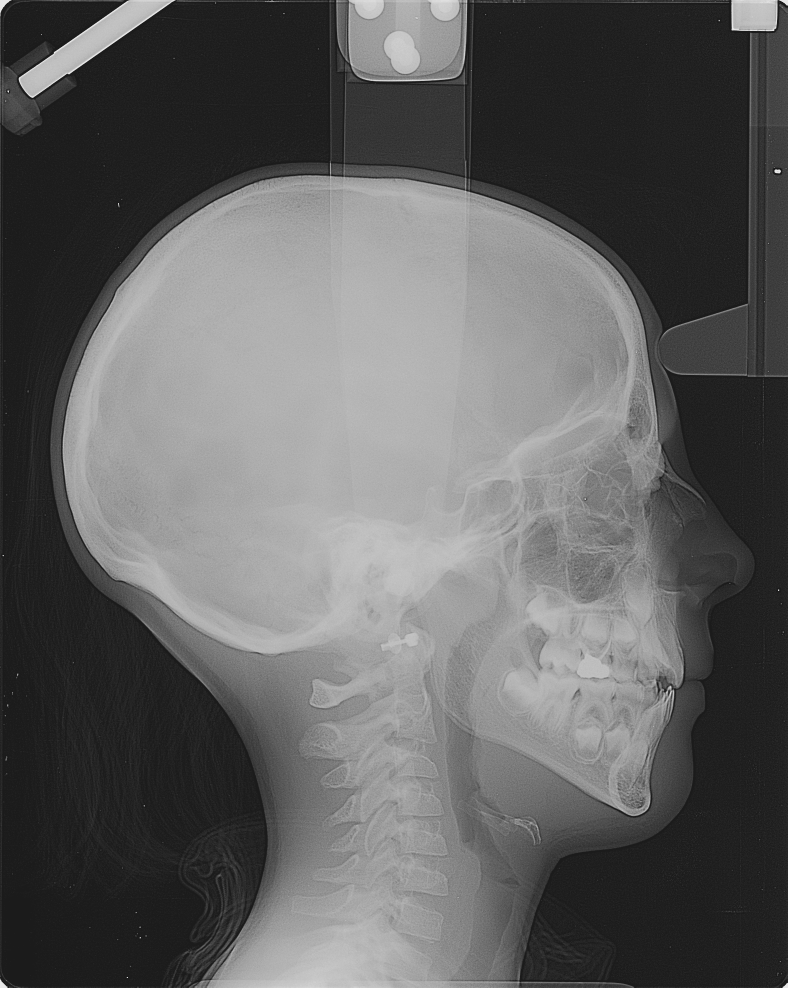
#> input picture LAB1/deliveryCode/assets/100.pgm, 1576 x 1976 px (shown at 1/2 size)
$ python noiseAnalysis.py
#> lines starting #> are read from the running program, lines starting #| are printed output that depends on the picture
import cv2
import numpy as np
import matplotlib.pyplot as plt
import os
from skimage import restoration
from skimage.util import random_noise
from skimage.metrics import peak_signal_noise_ratio
import warnings

warnings.filterwarnings("ignore")


def load_and_preprocess_image(image_path=None, target_size=(512, 512)):
    """Load and preprocess image with consistent sizing"""
    if image_path is None:
        # Create a synthetic test image with various features for noise analysis
        image = np.zeros(target_size, dtype=np.uint8)
        # Add different structures that react differently to noise

        # Large smooth areas
        cv2.rectangle(image, (50, 50), (200, 200), 180, -1)
        cv2.rectangle(image, (300, 100), (450, 250), 120, -1)

        # Fine details
        for i in range(10, 100, 5):
            cv2.line(image, (i, 300), (i, 400), 200, 1)

        # Circular patterns
        cv2.circle(image, (150, 350), 60, 220, -1)
        cv2.circle(image, (400, 400), 40, 80, -1)

        # Text with fine details
        cv2.putText(image, "NOISE", (250, 450), cv2.FONT_HERSHEY_SIMPLEX, 1.5, 255, 2)

        # Add some gradients
        for i in range(target_size[0]):
            for j in range(100):
                image[i, j] = int(255 * (j / 100))
    else:
        if not os.path.exists(image_path):
            raise FileNotFoundError(f"Could not find image at {image_path}")

        # Load image (handle both grayscale and color)
        image = cv2.imread(image_path)
        if image is None:
            raise ValueError(f"Could not load image from {image_path}")

        # Convert to grayscale if needed
        if len(image.shape) == 3:
            image = cv2.cvtColor(image, cv2.COLOR_BGR2GRAY)

        # Resize to target size
        print(f"Original image size: {image.shape}")
        image = cv2.resize(image, target_size, interpolation=cv2.INTER_AREA)
        print(f"Resized to: {image.shape}")

    return image


def add_salt_pepper_noise(image, noise_level):
    """Add salt and pepper noise to an image

    Args:
        image: Input image (0-255)
        noise_level: Noise level as percentage (0.01 for 1%, 0.05 for 5%, etc.)

    Returns:
        Noisy image
    """
    # Convert to float [0,1] for skimage
    image_float = image.astype(np.float32) / 255.0

    # Add salt and pepper noise
    noisy = random_noise(image_float, mode="s&p", amount=noise_level)

    # Convert back to uint8 [0,255]
    noisy_image = (noisy * 255).astype(np.uint8)

    return noisy_image


def apply_median_filter(image, kernel_size=5):
    """Apply median filter"""
    return cv2.medianBlur(image, kernel_size)


def apply_gaussian_filter(image, kernel_size=5, sigma=1.0):
    """Apply Gaussian filter"""
    return cv2.GaussianBlur(image, (kernel_size, kernel_size), sigma)


def apply_bilateral_filter(image, d=9, sigma_color=75, sigma_space=75):
    """Apply bilateral filter"""
    return cv2.bilateralFilter(image, d, sigma_color, sigma_space)


def apply_nlm_denoising(image, h=10, template_window_size=7, search_window_size=21):
    """Apply Non-Local Means denoising"""
    return cv2.fastNlMeansDenoising(
        image, None, h, template_window_size, search_window_size
    )


def calculate_psnr(original, filtered):
    """Calculate PSNR between original and filtered image"""
    # Convert to float for calculation
    original_float = original.astype(np.float64)
    filtered_float = filtered.astype(np.float64)

    return peak_signal_noise_ratio(original_float, filtered_float, data_range=255)


def process_noise_levels(image):
    """Process image with different noise levels and filters"""

    noise_levels = [0.01, 0.05, 0.10]  # 1%, 5%, 10%
    noise_level_names = ["1%", "5%", "10%"]

    results = {}

    for i, noise_level in enumerate(noise_levels):
        level_name = noise_level_names[i]
        print(f"Processing noise level: {level_name}")

        # Add noise
        noisy_image = add_salt_pepper_noise(image, noise_level)

        # Apply different filters
        median_filtered = apply_median_filter(noisy_image, 5)
        gaussian_filtered = apply_gaussian_filter(noisy_image, 5, 1.0)
        bilateral_filtered = apply_bilateral_filter(noisy_image)
        nlm_filtered = apply_nlm_denoising(noisy_image)

        # Calculate PSNRs
        psnr_noisy = calculate_psnr(image, noisy_image)
        psnr_median = calculate_psnr(image, median_filtered)
        psnr_gaussian = calculate_psnr(image, gaussian_filtered)
        psnr_bilateral = calculate_psnr(image, bilateral_filtered)
        psnr_nlm = calculate_psnr(image, nlm_filtered)

        results[level_name] = {
            "noisy": noisy_image,
            "median": median_filtered,
            "gaussian": gaussian_filtered,
            "bilateral": bilateral_filtered,
            "nlm": nlm_filtered,
            "psnr_noisy": psnr_noisy,
            "psnr_median": psnr_median,
            "psnr_gaussian": psnr_gaussian,
            "psnr_bilateral": psnr_bilateral,
            "psnr_nlm": psnr_nlm,
        }

        print(f"  Noisy PSNR: {psnr_noisy:.2f} dB")
        print(f"  Median PSNR: {psnr_median:.2f} dB")
        print(f"  Gaussian PSNR: {psnr_gaussian:.2f} dB")
        print(f"  Bilateral PSNR: {psnr_bilateral:.2f} dB")
        print(f"  NLM PSNR: {psnr_nlm:.2f} dB")

    return results


# [56 lines left out: function display_comprehensive_comparison, not called in this run]


def display_filter_comparison_by_noise(original_image, results, figure_size=(16, 12)):
    """Display filter comparison organized by noise level"""

    noise_levels = ["1%", "5%", "10%"]

    fig, axes = plt.subplots(3, 6, figsize=figure_size)

    for noise_idx, noise_level in enumerate(noise_levels):
        row = noise_idx

        # Original (for reference)
        axes[row, 0].imshow(original_image, cmap="gray")
        axes[row, 0].set_title(f"Original\n{noise_level} Noise Level", fontsize=10)
        axes[row, 0].axis("off")

        # Noisy
        axes[row, 1].imshow(results[noise_level]["noisy"], cmap="gray")
        axes[row, 1].set_title(
            f'Noisy\nPSNR: {results[noise_level]["psnr_noisy"]:.1f} dB', fontsize=10
        )
        axes[row, 1].axis("off")

        # Median
        axes[row, 2].imshow(results[noise_level]["median"], cmap="gray")
        axes[row, 2].set_title(
            f'Median\nPSNR: {results[noise_level]["psnr_median"]:.1f} dB', fontsize=10
        )
        axes[row, 2].axis("off")

        # Gaussian
        axes[row, 3].imshow(results[noise_level]["gaussian"], cmap="gray")
        axes[row, 3].set_title(
            f'Gaussian\nPSNR: {results[noise_level]["psnr_gaussian"]:.1f} dB',
            fontsize=10,
        )
        axes[row, 3].axis("off")

        # Bilateral
        axes[row, 4].imshow(results[noise_level]["bilateral"], cmap="gray")
        axes[row, 4].set_title(
            f'Bilateral\nPSNR: {results[noise_level]["psnr_bilateral"]:.1f} dB',
            fontsize=10,
        )
        axes[row, 4].axis("off")

        # NLM
        axes[row, 5].imshow(results[noise_level]["nlm"], cmap="gray")
        axes[row, 5].set_title(
            f'NLM\nPSNR: {results[noise_level]["psnr_nlm"]:.1f} dB', fontsize=10
        )
        axes[row, 5].axis("off")

    plt.tight_layout()
    plt.show()

    return fig


def analyze_filter_performance(results):
    """Analyze and compare filter performance"""

    print("\n" + "=" * 80)
    print("NOISE REDUCTION FILTER PERFORMANCE ANALYSIS")
    print("=" * 80)

    noise_levels = ["1%", "5%", "10%"]
    filters = ["median", "gaussian", "bilateral", "nlm"]
    filter_names = [
        "Median Filter",
        "Gaussian Filter",
        "Bilateral Filter",
        "NLM Denoising",
    ]

    # Create performance summary
    performance_summary = {}

    for filter_key, filter_name in zip(filters, filter_names):
        performance_summary[filter_name] = {}
        for noise_level in noise_levels:
            psnr_key = f"psnr_{filter_key}"
            performance_summary[filter_name][noise_level] = results[noise_level][
                psnr_key
            ]

    # Print detailed analysis
    for noise_level in noise_levels:
        print(f"\nNoise Level: {noise_level}")
        print("-" * 30)

        # Get PSNRs for this noise level
        psnrs = []
        for filter_key in filters:
            psnr_key = f"psnr_{filter_key}"
            psnrs.append(
                (
                    filter_names[filters.index(filter_key)],
                    results[noise_level][psnr_key],
                )
            )

        # Sort by PSNR (best first)
        psnrs.sort(key=lambda x: x[1], reverse=True)

        for rank, (filter_name, psnr) in enumerate(psnrs, 1):
            print(f"  {rank}. {filter_name}: {psnr:.2f} dB")

        print(f"  Noisy Image PSNR: {results[noise_level]['psnr_noisy']:.2f} dB")

    # Overall performance analysis
    print(f"\nOVERALL PERFORMANCE ANALYSIS:")
    print("=" * 40)

    # Calculate average performance
    avg_performance = {}
    for filter_name in filter_names:
        avg_psnr = np.mean(
            [performance_summary[filter_name][level] for level in noise_levels]
        )
        avg_performance[filter_name] = avg_psnr

    # Sort by average performance
    sorted_filters = sorted(avg_performance.items(), key=lambda x: x[1], reverse=True)

    print("Average PSNR across all noise levels:")
    for rank, (filter_name, avg_psnr) in enumerate(sorted_filters, 1):
        print(f"  {rank}. {filter_name}: {avg_psnr:.2f} dB")

    # Analysis by noise level
    print(f"\nFILTER CHARACTERISTICS:")
    print("-" * 40)
    print("* Median Filter: Excellent for salt-and-pepper noise, preserves edges")
    print("* Gaussian Filter: Good for Gaussian noise, smooths all details")
    print("* Bilateral Filter: Preserves edges while smoothing, good balance")
    print("* NLM Denoising: Advanced method, good for texture preservation")

    return performance_summary


def plot_psnr_comparison(results):
    """Plot PSNR comparison across noise levels"""

    noise_levels = ["1%", "5%", "10%"]
    filters = ["median", "gaussian", "bilateral", "nlm"]
    filter_names = ["Median", "Gaussian", "Bilateral", "NLM"]
    colors = ["blue", "green", "red", "orange"]

    plt.figure(figsize=(12, 8))

    # Plot PSNR for each filter
    for i, (filter_key, filter_name, color) in enumerate(
        zip(filters, filter_names, colors)
    ):
        psnr_values = []
        for noise_level in noise_levels:
            psnr_key = f"psnr_{filter_key}"
            psnr_values.append(results[noise_level][psnr_key])

        plt.plot(
            noise_levels,
            psnr_values,
            marker="o",
            linewidth=2,
            label=filter_name,
            color=color,
            markersize=8,
        )

    # Plot noisy image PSNR for reference
    noisy_psnr_values = [results[level]["psnr_noisy"] for level in noise_levels]
    plt.plot(
        noise_levels,
        noisy_psnr_values,
        marker="s",
        linewidth=2,
        label="Noisy (No Filter)",
        color="black",
        linestyle="--",
        markersize=8,
    )

    plt.xlabel("Noise Level", fontsize=12)
    plt.ylabel("PSNR (dB)", fontsize=12)
    plt.title(
        "Filter Performance Comparison\nHigher PSNR = Better Quality",
        fontsize=14,
        fontweight="bold",
    )
    plt.legend(fontsize=11)
    plt.grid(True, alpha=0.3)

    # Add annotations for best performance
    for i, noise_level in enumerate(noise_levels):
        max_psnr = max([results[noise_level][f"psnr_{f}"] for f in filters])
        plt.annotate(
            f"{max_psnr:.1f} dB",
            xy=(i, max_psnr),
            xytext=(5, 5),
            textcoords="offset points",
            fontsize=9,
            bbox=dict(boxstyle="round,pad=0.3", facecolor="yellow", alpha=0.7),
        )

    plt.tight_layout()
    plt.show()


def main():
    """Main function to demonstrate noise reduction analysis"""

    # Configuration
    TARGET_SIZE = (512, 512)

    # List of test images
    IMAGES_PATH = [
        "assets/100.pgm",
        "assets/couchersoleil.pgm",
        "assets/einstein.pgm",
        "assets/monroe.pgm",
        "assets/mandrill256.pgm",
    ]

    # Process each image or create synthetic if no images available
    test_images = []
    for image_path in IMAGES_PATH:
        if os.path.exists(image_path):
            test_images.append(image_path)

    if not test_images:
        print("No test images found, using synthetic image...")
        test_images = [None]  # Will create synthetic image

    # Process first available image (or synthetic)
    image_path = test_images[0]

    print(f"\n{'='*80}")
    if image_path:
        print(f"Processing: {image_path}")
    else:
        print("Processing: Synthetic Test Image")
    print(f"{'='*80}")

    try:
        # Load and preprocess image
        original_image = load_and_preprocess_image(image_path, TARGET_SIZE)
#> in load_and_preprocess_image, image is the input picture: shape (1976, 1576, 3); min 27, max 231, mean 95.9
#| Original image size: (1976, 1576)
#> in load_and_preprocess_image, `image = cv2.resize(image, target_size, interpolation=cv2.INTER_AREA)`:
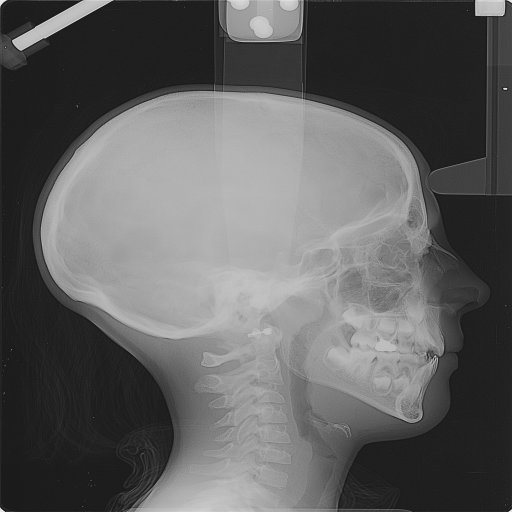
#> image: shape (512, 512); min 27, max 231, mean 95.9
#| Resized to: (512, 512)

        # Process different noise levels and apply filters
        print("Processing noise levels and applying filters...")
        results = process_noise_levels(original_image)
#> the loop in process_noise_levels, `for i, noise_level in enumerate(noise_levels):` made 3 passes
#> (psnr_noisy, psnr_median, psnr_gaussian, psnr_bilateral, psnr_nlm) on passes 1 to 3: (24.77, 35.52, 32.13, 28.93, 25.3), (17.95, 35.27, 27.35, 22.13, 18.05), (14.86, 34.97, 24.22, 18.15, 14.87)
#> (printed output is left out)
#> pass 1, in add_salt_pepper_noise, `noisy = random_noise(image_float, mode="s&p", amount=noise_level)`:
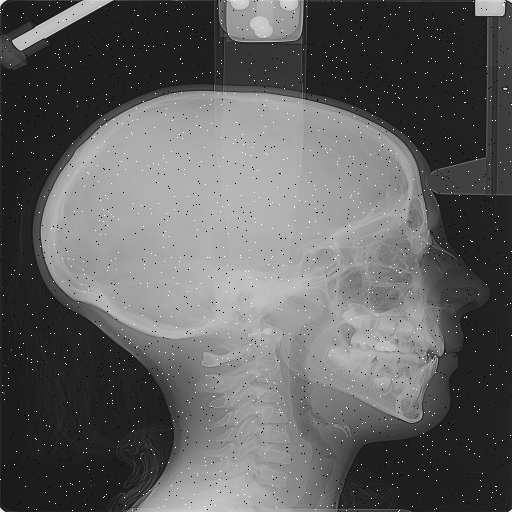
#> noisy: shape (512, 512) float32; min 0, max 1, mean 0.378
#> after the loop in process_noise_levels, `for i, noise_level in enumerate(noise_levels):`:
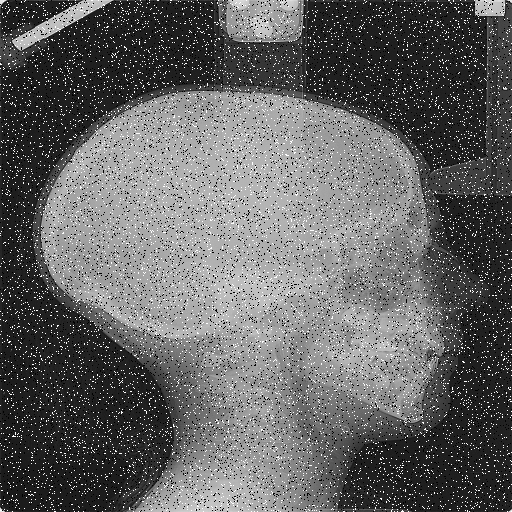
#> noisy_image: shape (512, 512); min 0, max 255, mean 99.1
#> after the loop in process_noise_levels, `for i, noise_level in enumerate(noise_levels):`: results = 3 items
#> results = 3 items

        # Display comprehensive comparison
        print("\nDisplaying comprehensive comparison...")
        fig1 = display_filter_comparison_by_noise(original_image, results)
#> in display_filter_comparison_by_noise, `plt.show()`:
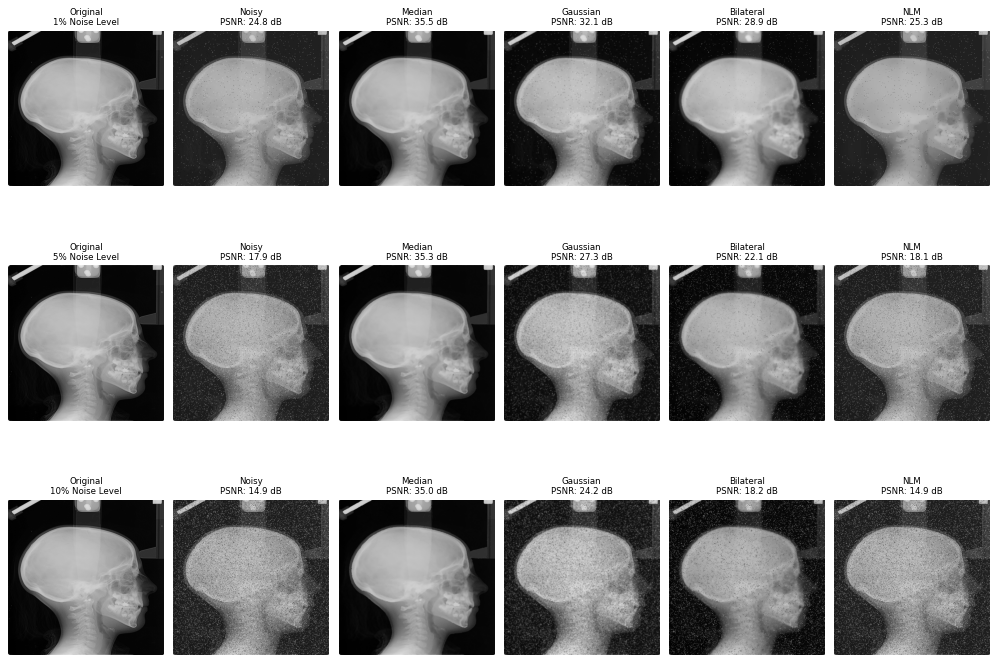
#> figure drawn by matplotlib, 18 panels

        # Save the comparison
        if image_path:
            base_name = os.path.splitext(os.path.basename(image_path))[0]
            fig1.savefig(
                f"noise_analysis_{base_name}.png", dpi=150, bbox_inches="tight"
            )
        else:
            fig1.savefig("noise_analysis_synthetic.png", dpi=150, bbox_inches="tight")

        # Analyze filter performance
        performance_summary = analyze_filter_performance(results)
#> after the loop in analyze_filter_performance, `for filter_key, filter_name in zip(filters, filter_names):`: performance_summary = 4 items
#> the loop in analyze_filter_performance, `for noise_level in noise_levels:` made 3 passes
#|   Noisy Image PSNR: 24.77 dB
#|   Noisy Image PSNR: 17.95 dB
#|   Noisy Image PSNR: 14.86 dB
#> the loop in analyze_filter_performance, `for filter_name in filter_names:` made 4 passes
#> avg_psnr on passes 1 to 4: 35.26, 27.9, 23.07, 19.41
#> after the loop in analyze_filter_performance, `for filter_name in filter_names:`: avg_performance = {'Median Filter': 35.26, 'Gaussian Filter': 27.9, 'Bilateral Filter': 23.07, 'NLM Denoising': 19.41}
#> in analyze_filter_performance, `sorted_filters = sorted(avg_performance.items(), key=lambda x: x[1], r..`: sorted_filters = [('Median Filter', 35.26), ('Gaussian Filter', 27.9), ('Bilateral Filter', 23.07), ('NLM Denoising', 19.41)]
#> the loop in analyze_filter_performance, `for rank, (filter_name, avg_psnr) in enumerate(sorted_filters, 1):` made 4 passes
#|   1. Median Filter: 35.26 dB
#|   2. Gaussian Filter: 27.90 dB
#|   3. Bilateral Filter: 23.07 dB
#|   4. NLM Denoising: 19.41 dB
#> performance_summary = 4 items

        # Plot PSNR comparison
        print("\nDisplaying PSNR comparison plot...")
        plot_psnr_comparison(results)
#> in plot_psnr_comparison, `noisy_psnr_values = [results[level]["psnr_noisy"] for level in noise_l..`: noisy_psnr_values = [24.77, 17.95, 14.86]
#> the loop in plot_psnr_comparison, `for i, noise_level in enumerate(noise_levels):` made 3 passes
#> (noise_level, max_psnr) on passes 1 to 3: ('1%', 35.52), ('5%', 35.27), ('10%', 34.97)
    except Exception as e:
        print(f"Error processing image: {e}")


if __name__ == "__main__":
    main()

$ run again, with LAB1/deliveryCode/assets/peppers.png saved as LAB1/deliveryCode/assets/100.pgm
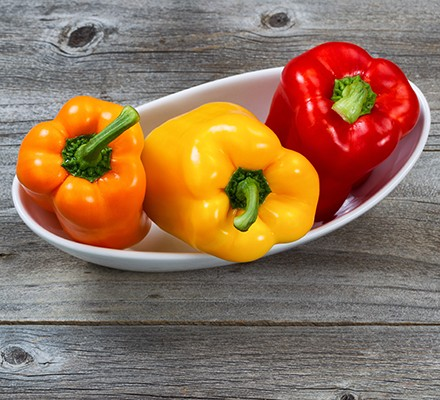
#> input picture LAB1/deliveryCode/assets/peppers.png, 440 x 400 px
#> in load_and_preprocess_image, image is the input picture: shape (400, 440, 3); mean B, G, R 87.9, 113.8, 146.8
#| Original image size: (400, 440)
#| Resized to: (512, 512)
#> the loop in process_noise_levels, `for i, noise_level in enumerate(noise_levels):` made 3 passes
#> (psnr_noisy, psnr_median, psnr_gaussian, psnr_bilateral, psnr_nlm) on passes 1 to 3: (25.46, 28.5, 30.1, 26.85, 25.61), (18.58, 28.38, 26.96, 24.28, 18.64), (15.57, 28.23, 24.68, 21.32, 15.57)
#> (printed output is left out)
#> pass 1, in add_salt_pepper_noise, `noisy = random_noise(image_float, mode="s&p", amount=noise_level)`:
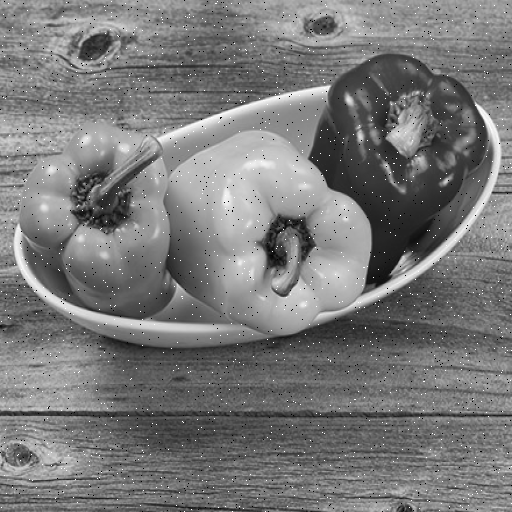
#> noisy: shape (512, 512) float32; min 0, max 1, mean 0.473
#> after the loop in process_noise_levels, `for i, noise_level in enumerate(noise_levels):`:
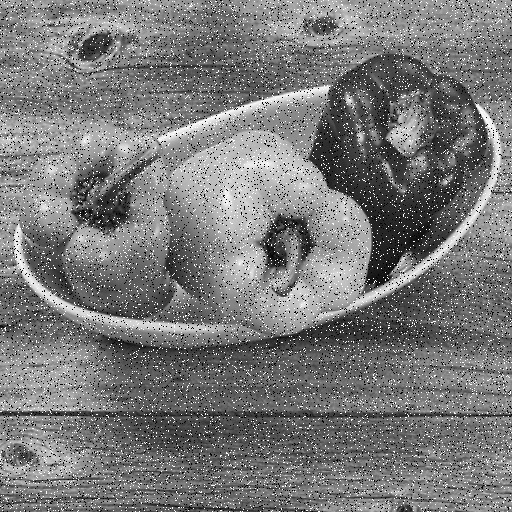
#> noisy_image: shape (512, 512); min 0, max 255, mean 121.2
#> after the loop in process_noise_levels, `for i, noise_level in enumerate(noise_levels):`: results = 3 items
#> after the loop in analyze_filter_performance, `for filter_key, filter_name in zip(filters, filter_names):`: performance_summary = 4 items
#> the loop in analyze_filter_performance, `for noise_level in noise_levels:` made 3 passes
#|   Noisy Image PSNR: 25.46 dB
#|   Noisy Image PSNR: 18.58 dB
#|   Noisy Image PSNR: 15.57 dB
#> the loop in analyze_filter_performance, `for filter_name in filter_names:` made 4 passes
#> avg_psnr on passes 1 to 4: 28.37, 27.25, 24.15, 19.94
#> after the loop in analyze_filter_performance, `for filter_name in filter_names:`: avg_performance = {'Median Filter': 28.37, 'Gaussian Filter': 27.25, 'Bilateral Filter': 24.15, 'NLM Denoising': 19.94}
#> sorted_filters = [('Median Filter', 28.37), ('Gaussian Filter', 27.25), ('Bilateral Filter', 24.15), ('NLM Denoising', 19.94)]
#> the loop in analyze_filter_performance, `for rank, (filter_name, avg_psnr) in enumerate(sorted_filters, 1):` made 4 passes
#> (printed output is left out)
#> in main, `performance_summary = analyze_filter_performance(results)`: performance_summary = 4 items
#> noisy_psnr_values = [25.46, 18.58, 15.57]
#> the loop in plot_psnr_comparison, `for i, noise_level in enumerate(noise_levels):` made 3 passes
#> (noise_level, max_psnr) on passes 1 to 3: ('1%', 30.1), ('5%', 28.38), ('10%', 28.23)
